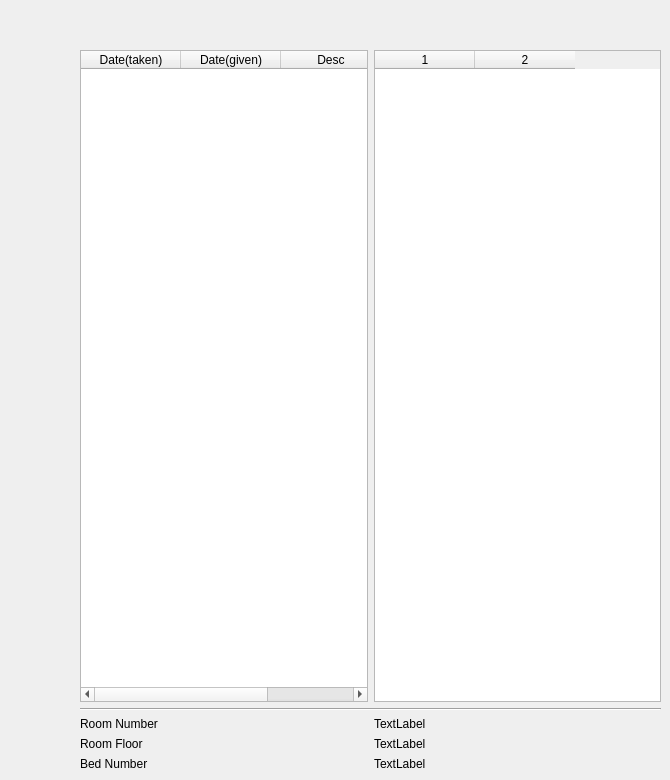
    <widget class="QWidget" name="PatientPage">
     <widget class="QWidget" name="verticalLayoutWidget_12">
      <property name="geometry">
       <rect>
        <x>80</x>
        <y>50</y>
        <width>581</width>
        <height>721</height>
       </rect>
      </property>
      <layout class="QVBoxLayout" name="PatientPageLayout">
       <item>
        <layout class="QHBoxLayout" name="PatientPageHorizontalLayout">
         <item>
          <widget class="QTableWidget" name="PatientPageExaminationTableWidget">
           <column>
            <property name="text">
             <string>Date(taken)</string>
            </property>
           </column>
           <column>
            <property name="text">
             <string>Date(given)</string>
            </property>
           </column>
           <column>
            <property name="text">
             <string>Desc</string>
            </property>
           </column>
          </widget>
         </item>
         <item>
          <widget class="QTableWidget" name="PatientPagePrescriptionTableWidget">
           <column>
            <property name="text">
             <string>1</string>
            </property>
           </column>
           <column>
            <property name="text">
             <string>2</string>
            </property>
           </column>
          </widget>
         </item>
        </layout>
       </item>
       <item>
        <widget class="Line" name="PatientPageLine">
         <property name="orientation">
          <enum>Qt::Horizontal</enum>
         </property>
        </widget>
       </item>
       <item>
        <layout class="QVBoxLayout" name="PatientPageVerticalLayout">
         <item>
          <layout class="QHBoxLayout" name="PatientPageHorizontalLayout2">
           <item>
            <widget class="QLabel" name="PatientPageLabel">
             <property name="text">
              <string>Room Number</string>
             </property>
            </widget>
           </item>
           <item>
            <widget class="QLabel" name="PatientPageRoomNumberLabel">
             <property name="text">
              <string>TextLabel</string>
             </property>
            </widget>
           </item>
          </layout>
         </item>
         <item>
          <layout class="QHBoxLayout" name="PatientPageHorizontalLayout3">
           <item>
            <widget class="QLabel" name="PatientPageLabel2">
             <property name="text">
              <string>Room Floor</string>
             </property>
            </widget>
           </item>
           <item>
            <widget class="QLabel" name="PatientPageRoomFloorLabel">
             <property name="text">
              <string>TextLabel</string>
             </property>
            </widget>
           </item>
          </layout>
         </item>
         <item>
          <layout class="QHBoxLayout" name="PatientPageHorizontalLayout4">
           <item>
            <widget class="QLabel" name="PatientPageBedNumberLabel">
             <property name="text">
              <string>Bed Number</string>
             </property>
            </widget>
           </item>
           <item>
            <widget class="QLabel" name="PatientPageLabel3">
             <property name="text">
              <string>TextLabel</string>
             </property>
            </widget>
           </item>
          </layout>
         </item>
        </layout>
       </item>
      </layout>
     </widget>
    </widget>
